Frame 1 (no input): blank canvas, image omitted
Frame 60 (the mouse pressed at the canvas centre just before this capture): blank canvas, image omitted
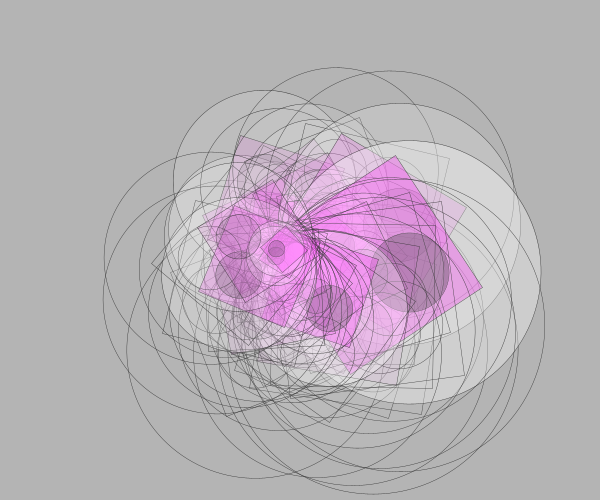
Frame 120 (the mouse held since frame 60 and released just before this capture)

The Processing sketch whose frames 1 and 60 were blank and that drew this single picture after the mouse press (run headless with seeded random() and noise(); from frame 60 on, the mouse is pressed at the canvas centre):

// Processing sketch: processing_55547
// ── processing_55547.pde

//Monissa Chakrabartty YSDN 2012
//Source code partially from Michael Michael http://openprocessing.org/sketch/49545

float angle = 0.0;

float easing = 0.05;
float transparency = 200;
 
void setup() {
  size(600, 500);
  background(180);
  smooth();
}
 
void draw() {
  
//Draws circles and squares  
  if (mousePressed) {
        translate(mouseX, mouseY);
          float scalar = cos(angle) + random(1,5);
          scale(scalar);
          stroke(50);
          strokeWeight(0.4 / scalar);
          transparency = random(-100, 100);
          rotate(angle);
          angle += 0.05;
            fill(255, 255, 255, transparency);
            ellipse(15, 15, 50, 50);
            translate(10, 10);
            fill(mouseX, 50,mouseY, transparency);
            rect(-15, -15, 30, 30);
            translate(20, 20);
            fill(50, 50, 50, transparency);
            ellipse(-15, -15, 15, 15);
           angle += 0.1;
      }
}

void mouseMoved(){
    stroke (mouseX - 5, mouseY, pmouseX + 15, 200);
    line (0,random(600), 700,random(0,600));
}

//Reset
void keyPressed(){
  background (mouseX - 10, mouseY, pmouseX + 5);
}
    

  
